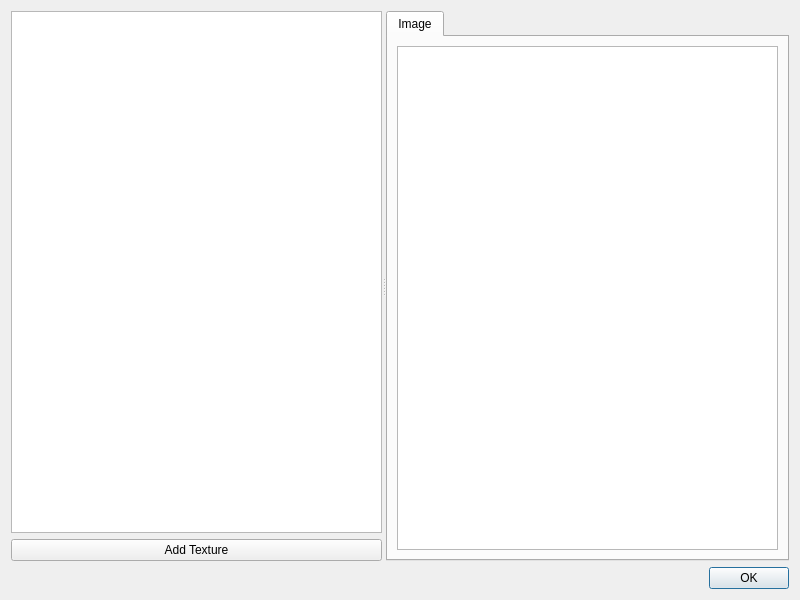
<?xml version="1.0" encoding="UTF-8"?>
<ui version="4.0">
 <class>TextureDialog</class>
 <widget class="QDialog" name="TextureDialog">
  <property name="geometry">
   <rect>
    <x>0</x>
    <y>0</y>
    <width>800</width>
    <height>600</height>
   </rect>
  </property>
  <property name="windowTitle">
   <string>Textures Option</string>
  </property>
  <layout class="QGridLayout" name="gridLayout_3">
   <item row="0" column="0">
    <widget class="QSplitter" name="splitter">
     <property name="orientation">
      <enum>Qt::Horizontal</enum>
     </property>
     <widget class="QWidget" name="layoutWidget">
      <layout class="QVBoxLayout" name="verticalLayout">
       <item>
        <widget class="QTableWidget" name="textureList">
         <property name="editTriggers">
          <set>QAbstractItemView::NoEditTriggers</set>
         </property>
         <property name="selectionMode">
          <enum>QAbstractItemView::NoSelection</enum>
         </property>
        </widget>
       </item>
       <item>
        <widget class="QPushButton" name="addTextureButton">
         <property name="text">
          <string>Add Texture</string>
         </property>
        </widget>
       </item>
      </layout>
     </widget>
     <widget class="QTabWidget" name="tabWidget">
      <property name="enabled">
       <bool>true</bool>
      </property>
      <property name="locale">
       <locale language="English" country="UnitedStates"/>
      </property>
      <property name="currentIndex">
       <number>0</number>
      </property>
      <widget class="QWidget" name="image">
       <attribute name="title">
        <string>Image</string>
       </attribute>
       <layout class="QGridLayout" name="gridLayout">
        <item row="0" column="0">
         <widget class="QGraphicsView" name="graphicsView"/>
        </item>
       </layout>
      </widget>
     </widget>
    </widget>
   </item>
   <item row="1" column="0">
    <widget class="QDialogButtonBox" name="buttonBox">
     <property name="locale">
      <locale language="English" country="UnitedStates"/>
     </property>
     <property name="orientation">
      <enum>Qt::Horizontal</enum>
     </property>
     <property name="standardButtons">
      <set>QDialogButtonBox::Ok</set>
     </property>
    </widget>
   </item>
  </layout>
 </widget>
 <resources/>
 <connections>
  <connection>
   <sender>buttonBox</sender>
   <signal>accepted()</signal>
   <receiver>TextureDialog</receiver>
   <slot>accept()</slot>
   <hints>
    <hint type="sourcelabel">
     <x>248</x>
     <y>254</y>
    </hint>
    <hint type="destinationlabel">
     <x>157</x>
     <y>274</y>
    </hint>
   </hints>
  </connection>
  <connection>
   <sender>buttonBox</sender>
   <signal>rejected()</signal>
   <receiver>TextureDialog</receiver>
   <slot>reject()</slot>
   <hints>
    <hint type="sourcelabel">
     <x>316</x>
     <y>260</y>
    </hint>
    <hint type="destinationlabel">
     <x>286</x>
     <y>274</y>
    </hint>
   </hints>
  </connection>
 </connections>
</ui>
